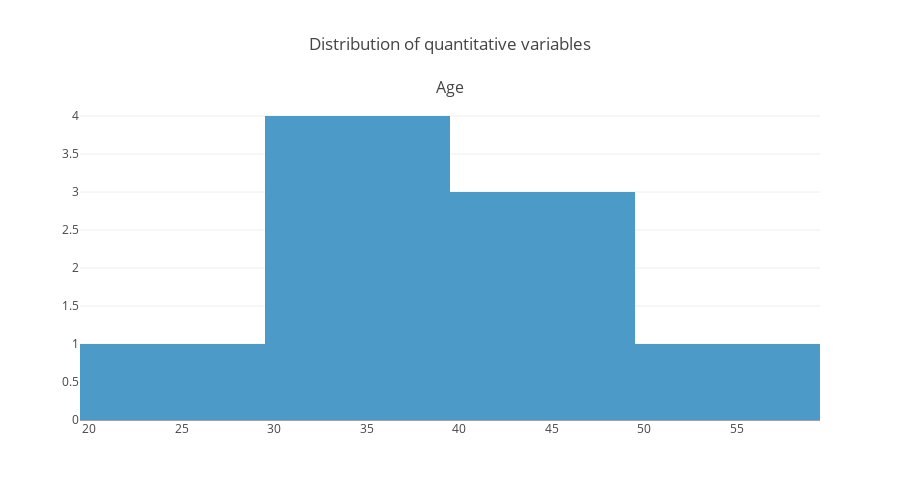

The cell this chart's notebook holds for it:
### Markdown cell above
- Taget variable : Y = 'Salary'
- Explanatory variables : 'Country', 'Age', 'Purchased'
- Number of examples : 12

- Imputation of missing values : 'Age'
- Normalisation : 'Age'
- OHE : 'Country', 'Purchased'

### Code cell
# Univariate analysis
from plotly.subplots import make_subplots

# Distribution of each numeric variable
num_features = ['Age']
fig1 = make_subplots(rows = len(num_features), cols = 1, subplot_titles = num_features)
for i in range(len(num_features)):
    fig1.add_trace(
        go.Histogram(
            x = dataset[num_features[i]], nbinsx = 4),
        row = i + 1,
        col = 1)
fig1.update_layout(
        title = go.layout.Title(text = "Distribution of quantitative variables", x = 0.5), showlegend = False, 
            autosize=False, height=500)
fig1.show()

### Figure 1 — Plotly figure (JSON) as saved in the notebook; plotly's stock layout.template omitted (floating-point values rounded to 4 significant figures)
{"data": [{"nbinsx": 4, "type": "histogram", "x": [44, 27, 30, 38, 40, 35, null, 48, 50, 37], "xaxis": "x", "yaxis": "y"}], "layout": {"annotations": [{"font": {"size": 16}, "showarrow": false, "text": "Age", "x": 0.5, "xanchor": "center", "xref": "paper", "y": 1, "yanchor": "bottom", "yref": "paper"}], "autosize": false, "height": 500, "showlegend": false, "title": {"text": "Distribution of quantitative variables", "x": 0.5}, "xaxis": {"anchor": "y", "domain": [0, 1]}, "yaxis": {"anchor": "x", "domain": [0, 1]}}}
